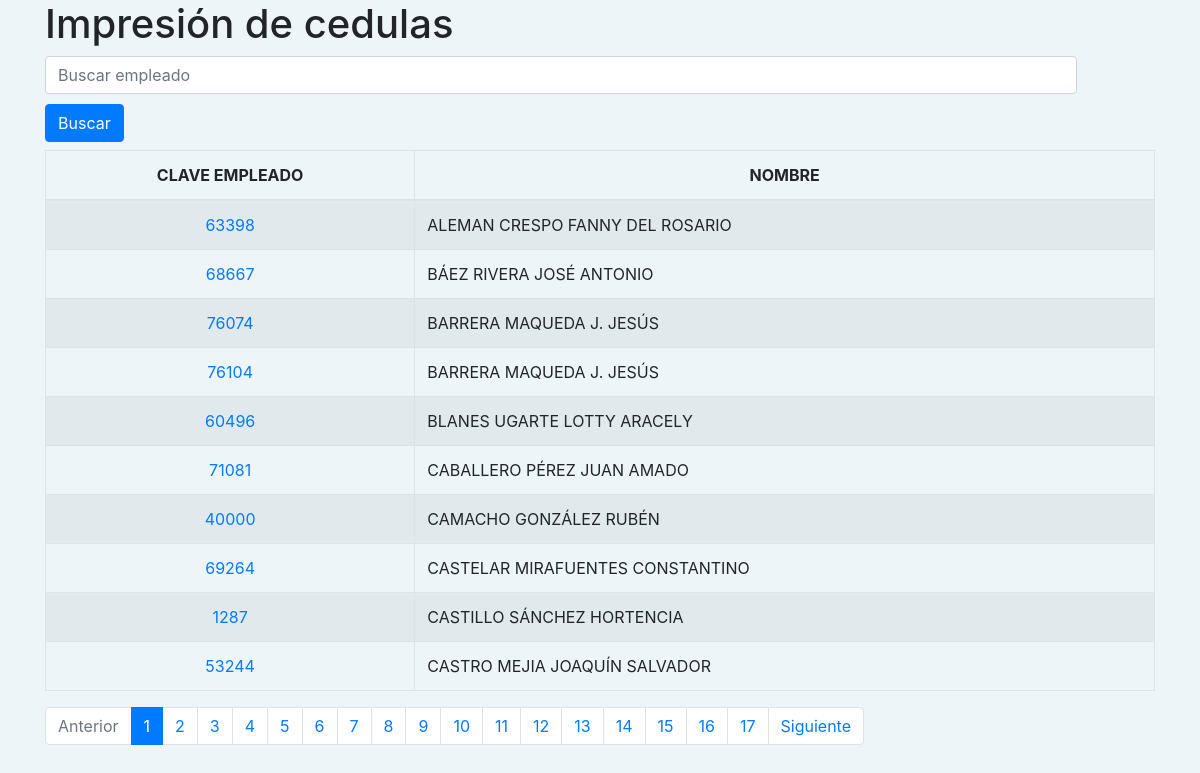
Page /lista_imp_cedulas.php?pagina=1 on the committed database.
### tables this page shows
CREATE TABLE IF NOT EXISTS `cedulas` (
  `id` int(11) NOT NULL AUTO_INCREMENT,
  `empleado` varchar(5) DEFAULT NULL,
  `grado` smallint(2) DEFAULT 0,
  `puesto` varchar(5) DEFAULT NULL,
  `area` varchar(5) DEFAULT NULL,
  `vigencia` date DEFAULT NULL,
  `archivo` varchar(100) DEFAULT NULL,
  `baja` tinyint(1) DEFAULT 0,
  PRIMARY KEY (`id`)
);

CREATE TABLE IF NOT EXISTS `empleados` (
  `id` int(11) NOT NULL AUTO_INCREMENT,
  `clave` varchar(5) NOT NULL DEFAULT '0',
  `nombre` varchar(100) DEFAULT NULL,
  `grado` tinyint(2) DEFAULT 0,
  `vigencia` date DEFAULT NULL,
  `departamento` mediumint(5) DEFAULT 0,
  `puesto` varchar(4) DEFAULT NULL,
  `baja` tinyint(1) DEFAULT 0,
  PRIMARY KEY (`id`)
);

### lista_imp_cedulas.php (the view, shortened to what this page needs)
<?php
include_once("Connections/cedulas.php");
try {
    $sql = "SELECT c.empleado, e.nombre
	FROM cedulas c JOIN empleados e
	ON c.empleado = e.clave WHERE c.baja = 0 ORDER BY e.nombre";
    $consultaCed = $conexion->prepare($sql);
    $consultaCed->execute();
    $cedulas_x_pagina = 10;
    $total_cedulas_bd = $consultaCed->rowCount();
    $paginas = $total_cedulas_bd/$cedulas_x_pagina;
    $paginas = ceil($paginas);
}catch(PDOException $e) {
    echo $e->getMessage();
}
?>
<!DOCTYPE html>
<html lang="es">
<head>
	<link rel="stylesheet" href="https://stackpath.bootstrapcdn.com/bootstrap/4.1.3/css/bootstrap.min.css">
    <link rel="stylesheet" type="text/css" href="css/acomoda.css">
</head>
<body>
	<div class="container  my-5">
            <h1>Impresión de cedulas</h1>
            <form method="POST" action="" onSubmit="return validarForm(this)">
                <input type="text" class="form-control" placeholder="Buscar empleado" name="palabra" style="width: 93%; display: inline-block; margin-bottom: 10px;">
                <button type="submit" class="btn btn-primary" name="buscar" id="buscar" value="&rarr;" style="margin-bottom: 8px;">Buscar</button>
            </form>
            <?php
            $iniciar = ((int)$_GET['pagina']-1)*$cedulas_x_pagina;
            if(isset($_POST['buscar'])) {
                try {
                    $sql_ced = "SELECT c.empleado, e.nombre FROM cedulas c JOIN empleados e ON c.empleado = e.clave WHERE c.baja = 0 AND e.nombre like '%".$_POST['palabra']."%' ORDER BY e.nombre LIMIT :iniciar,:ndictamenes";
                    $sentencia_ced = $conexion->prepare($sql_ced);
                    $sentencia_ced->bindParam(':iniciar', $iniciar, PDO::PARAM_INT);
                    $sentencia_ced->bindParam(':ndictamenes', $cedulas_x_pagina, PDO::PARAM_INT);
                    $sentencia_ced->execute();
                }catch(PDOException $e) {
                    echo $e->getMessage();
                }
            } else {
                try {
                    $sql_ced = "SELECT c.empleado, e.nombre FROM cedulas c JOIN empleados e ON c.empleado = e.clave WHERE c.baja = 0 ORDER BY e.nombre LIMIT :iniciar,:ndictamenes";
                    $sentencia_ced = $conexion->prepare($sql_ced);
                    $sentencia_ced->bindParam(':iniciar', $iniciar, PDO::PARAM_INT);
                    $sentencia_ced->bindParam(':ndictamenes', $cedulas_x_pagina, PDO::PARAM_INT);
                    $sentencia_ced->execute();
                }catch(PDOException $e) {
                    echo $e->getMessage();
                }
            }
            $resultado_ced = $sentencia_ced->fetchAll();
            ?>
            <table class="table table-striped table-bordered">
                <thead>
                    <tr style="text-align: center;">
                        <th>CLAVE EMPLEADO</th>
                        <th>NOMBRE</th>
                    </tr>
                </thead>
                <?php
                foreach($resultado_ced as $cedula):
                ?>
                    <tr>
                        <td style="text-align: center;  width: 33.3%;"><a href="reporte.php?recordID=<?php echo $cedula['empleado']; ?>" target="_blank"><?php echo $cedula['empleado']; ?></a></td>
                        <td style="text-align: left;"><?php echo $cedula['nombre']; ?></td>
                    </tr>
                <?php endforeach ?>
            </table>
            <nav aria-label="Page navigatíon example">
                <ul class="pagination">
                    <li class="page-item <?php echo $_GET['pagina']<=1 ? 'disabled' : '' ?>">
                        <a class="page-link" href="lista_imp_cedulas.php?pagina=<?php echo (int)$_GET['pagina']-1; ?>">  Anterior</a>
                    </li>
                    <?php for($i=0;$i<$paginas;$i++): ?>
                        <li class="page-item <?php echo $_GET['pagina']==$i+1 ? 'active' : '' ?>">
                            <a class="page-link" href="lista_imp_cedulas.php?pagina=<?php echo $i+1; ?>">
                                <?php echo $i+1; ?>
                            </a>
                        </li>
                    <?php endfor ?>
                    <li class="page-item <?php echo $_GET['pagina']>=$paginas ? 'disabled' : '' ?>">
                        <a class="page-link" href="lista_imp_cedulas.php?pagina=<?php echo (int)$_GET['pagina']+1; ?>">Siguiente</a>
                    </li>
                </ul>
            </nav>
        </div>
</body>
</html>

### css/acomoda.css (style rules this page uses)
.my-5 { margin-top: 0 !important; }

### lista_imp_cedulas.php (style rules this page uses)
body { background-color: #eef5f9; }

### rows in the picture
cedulas: empleado "63398", empleados.nombre "ALEMAN CRESPO FANNY DEL ROSARIO"
cedulas: empleado "68667", empleados.nombre "BÁEZ RIVERA JOSÉ ANTONIO"
cedulas: empleado "76074", empleados.nombre "BARRERA MAQUEDA J. JESÚS"
cedulas: empleado "76104", empleados.nombre "BARRERA MAQUEDA J. JESÚS"
cedulas: empleado "60496", empleados.nombre "BLANES UGARTE LOTTY ARACELY"
cedulas: empleado "71081", empleados.nombre "CABALLERO PÉREZ JUAN AMADO"
cedulas: empleado "40000", empleados.nombre "CAMACHO GONZÁLEZ RUBÉN"
cedulas: empleado "69264", empleados.nombre "CASTELAR MIRAFUENTES CONSTANTINO"
cedulas: empleado "1287", empleados.nombre "CASTILLO SÁNCHEZ HORTENCIA"
cedulas: empleado "53244", empleados.nombre "CASTRO MEJIA JOAQUÍN SALVADOR"
